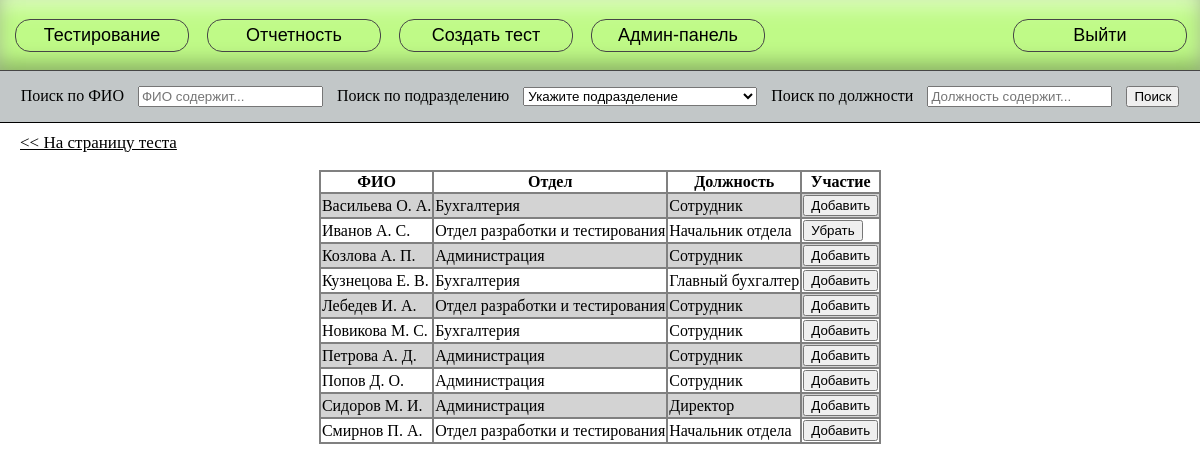
The app's page /testing/43/members (signed in) with its own data.
### main/models.py (models this page shows, shortened)
class Worker(models.Model):
    worker_roles = [
        ('admin', 'Администратор'),
        ('curator', 'Куратор'),
        ('worker', 'Сотрудник'),
    ]
    user = models.OneToOneField(User, on_delete=models.CASCADE)
    role = models.CharField(choices=worker_roles)
    departament = models.ForeignKey(Departament, on_delete=models.CASCADE)
    job_title = models.CharField(max_length=255, null=True)
    full_name = models.CharField(max_length=255, null=False)

class Departament(models.Model):
    departament_name = models.CharField(max_length=255, null=False)
    def __str__(self):
        return f'{self.departament_name}'

### main/views.py (the view, shortened to what this page needs)
# urls.py: path('testing/<int:test_id>/members', test_members_view, name='test_members'),
@csrf_protect
@login_required(login_url='login')
def test_members_view(request, test_id):
    role = get_role(request.user)
    worker = Worker.objects.get(user=request.user)
    test = Test.objects.get(id=test_id)
    if role in ['admin']:
        pass
    elif role in ['curator'] and test.curator == worker:
        pass
    else:
        return render(request, '403.html', {'messages': ['В доступе отказано']})
    departments = Departament.objects.all()
    test_members = TestMember.objects.filter(worker=OuterRef('pk'), test=test)
    workers = Worker.objects.annotate(
        is_test_member=Exists(test_members)
    )
    if request.method == 'GET':
        if 'name' in request.GET.keys():
            name = request.GET['name']
            departament = request.GET['departament']
            job_title = request.GET['job_title']
            filtered_workers = []
            if departament:
                workers = workers.filter(departament__id=int(departament))
            if job_title:
                for worker in workers:
                    if job_title.lower() in worker.job_title.lower():
                        filtered_workers.append(worker)
                workers = filtered_workers
            filtered_workers = []
            if name:
                for worker in workers:
                    if name.lower() in worker.full_name.lower():
                        filtered_workers.append(worker)
                workers = filtered_workers
    workers = sorted(workers, key=lambda x: x.full_name)
    return render(request, 'test_members.html', {
        'test': test,
        'workers': workers,
        'departments': departments,
    })

### main/views.py (called while the page is built)
def get_role(user):
    worker = Worker.objects.get(user=user)
    if worker.role == 'admin':
        return 'admin'
    if worker.role == 'curator':
        return 'curator'
    if worker.role == 'worker':
        return 'worker'

### templates/test_members.html (shortened to what this page needs)
{% extends 'header.html' %}
{% load static %}
{% block styles %}
    <link href="{% static '/css/test_members.css' %}" rel="stylesheet">
{% endblock styles %}
{% block body %}
<div class="test-members-content">
    <form class="members-filter-form" method="get">
        <label for="name">Поиск по ФИО</label>
        <input type="text" id="name" name="name" placeholder="ФИО содержит...">
        <label for="departament">Поиск по подразделению</label>
        <select id="departament" name="departament">
            <option value="">Укажите подразделение</option>
        </select>
        <label for="job_title">Поиск по должности</label>
        <input type="text" id="job_title" name="job_title" placeholder="Должность содержит...">
        <input class="submit-btn" type="submit" value="Поиск">
    </form>
    <p class="return"><a href="/testing/{{ test.id }}"><< На страницу теста</a></p>
    <table class="members-table">
        <thead>
            <tr>
                <th>ФИО</th>
                <th>Отдел</th>
                <th>Должность</th>
                <th>Участие</th>
            </tr>
        </thead>
        <tbody>
            {% for worker in workers %}
                <tr style="background: {% cycle 'lightgrey' 'white' %}">
                    <td>{{ worker.full_name }}</td>
                    <td >{{ worker.departament }}</td>
                    <td>{{ worker.job_title }}</td>
                    <td class="subscription">
                        <form method="post">
                            {% if worker.is_test_member %}
                                <button name="action" value="remove">Убрать</button>
                            {% else %}
                                <button name="action" value="add">Добавить</button>
                            {% endif %}
                        </form>
                    </td>
                </tr>
            {% endfor %}
        </tbody>
    </table>
</div>
{% endblock %}

### static/css/header.css (style rules this page uses)
body { background: white; margin: 0; }

### records on screen
Worker: full_name "Васильева О. А.", departament "Бухгалтерия", job_title "Сотрудник", shows "Добавить"
Worker: full_name "Иванов А. С.", departament "Отдел разработки и тестирования", job_title "Начальник отдела", shows "Убрать"
Worker: full_name "Козлова А. П.", departament "Администрация", job_title "Сотрудник", shows "Добавить"
Worker: full_name "Кузнецова Е. В.", departament "Бухгалтерия", job_title "Главный бухгалтер", shows "Добавить"
Worker: full_name "Лебедев И. А.", departament "Отдел разработки и тестирования", job_title "Сотрудник", shows "Добавить"
Worker: full_name "Новикова М. С.", departament "Бухгалтерия", job_title "Сотрудник", shows "Добавить"
Worker: full_name "Петрова А. Д.", departament "Администрация", job_title "Сотрудник", shows "Добавить"
Worker: full_name "Попов Д. О.", departament "Администрация", job_title "Сотрудник", shows "Добавить"
Worker: full_name "Сидоров М. И.", departament "Администрация", job_title "Директор", shows "Добавить"
Worker: full_name "Смирнов П. А.", departament "Отдел разработки и тестирования", job_title "Начальник отдела", shows "Добавить"
